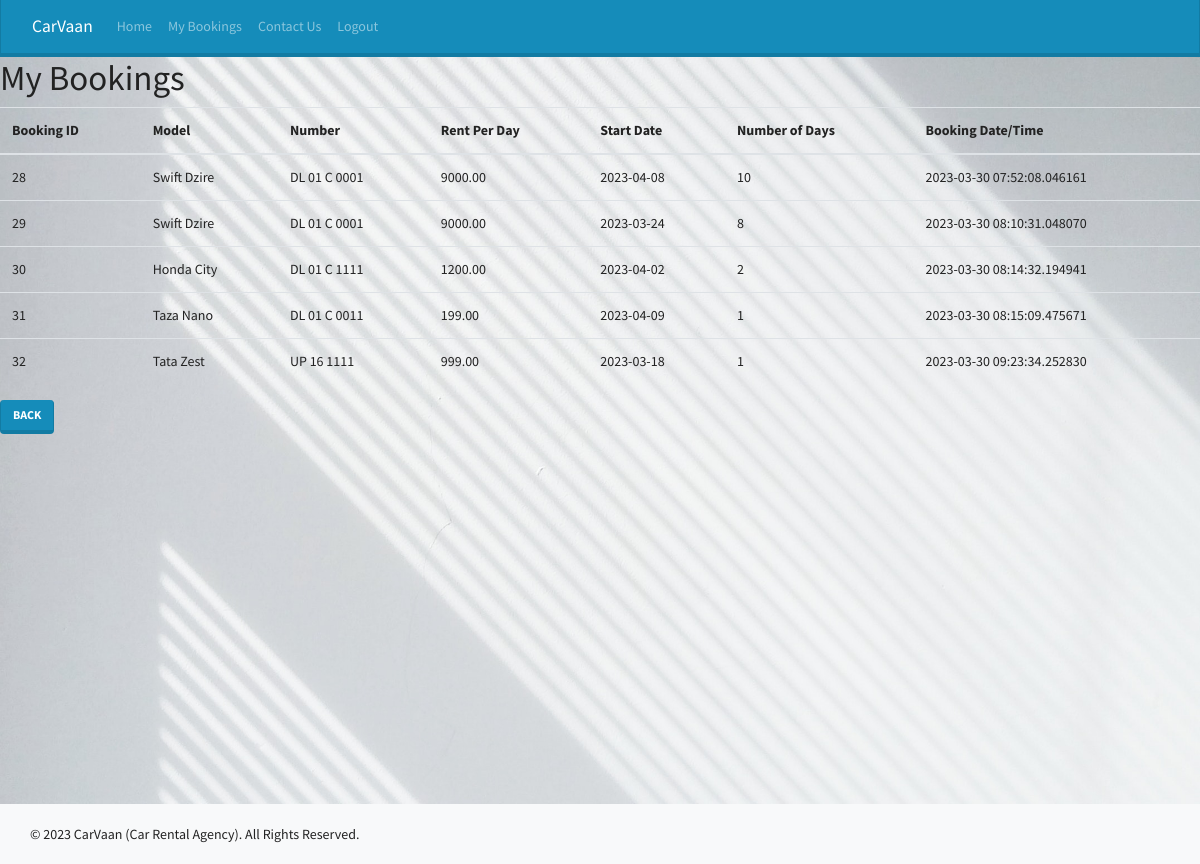
Screenshot of /client/my_bookings.php (signed in) with the database file from the repository.
### tables this page shows
CREATE TABLE `booked_cars` (
  `booking_id` int(11) NOT NULL,
  `car_id` int(11) NOT NULL,
  `user_id` int(11) NOT NULL,
  `agency_id` int(11) NOT NULL,
  `start_date` date NOT NULL,
  `num_days` int(11) NOT NULL,
  `booking_time` timestamp(6) NOT NULL DEFAULT current_timestamp(6)
);

CREATE TABLE `cars` (
  `car_id` int(11) NOT NULL,
  `model` varchar(255) NOT NULL,
  `car_number` varchar(20) NOT NULL,
  `seating_capacity` int(11) NOT NULL,
  `rent_per_day` decimal(10,2) NOT NULL,
  `agency_id` int(11) NOT NULL,
  `status` tinyint(1) NOT NULL DEFAULT 1,
  `photo` varchar(255) NOT NULL DEFAULT 'C:\\xampp\\htdocs\\Car-Rental\\img\\'
);

### client/my_bookings.php (the view, shortened to what this page needs)
<?php
include '../inc/db.php';
require_once('header.php');
$user_id = $_SESSION['user_id'];
$sql = "SELECT booked_cars.booking_id,booked_cars.booking_time,cars.model, cars.car_number, cars.rent_per_day, booked_cars.start_date, booked_cars.num_days
        FROM booked_cars
        INNER JOIN cars ON booked_cars.car_id = cars.car_id
        WHERE booked_cars.user_id = $user_id";
$result = mysqli_query($conn, $sql);
?>
<!DOCTYPE html>
<html>
<head>
    <link rel="stylesheet" href="https://cdn.jsdelivr.net/npm/bootswatch@4.5.2/dist/lumen/bootstrap.min.css">
</head>
<body>
    <h1>My Bookings</h1>
    <?php if (mysqli_num_rows($result) == 0): ?>
        <p>You have not made any bookings yet.</p>
    <?php else: ?>
        <table class="table">
            <thead>
                <tr>
                    <th>Booking ID</th>
                    <th>Model</th>
                    <th>Number</th>
                    <th>Rent Per Day</th>
                    <th>Start Date</th>
                    <th>Number of Days</th>
                    <th>Booking Date/Time</th>
                </tr>
            </thead>
            <tbody>
                <?php while ($row = mysqli_fetch_assoc($result)): ?>
                    <tr>
                        <td><?php echo $row['booking_id']; ?></td>
                        <td><?php echo $row['model']; ?></td>
                        <td><?php echo $row['car_number']; ?></td>
                        <td><?php echo $row['rent_per_day']; ?></td>
                        <td><?php echo $row['start_date']; ?></td>
                        <td><?php echo $row['num_days']; ?></td>
                        <td><?php echo $row['booking_time']; ?></td>
                    </tr>
                <?php endwhile; ?>
            </tbody>
        </table>
    <?php endif; ?>
    <?php if (mysqli_num_rows($result) > 0): ?>
    <a href="user_dashboard.php" class="btn btn-primary">Back</a>
<?php endif; ?>
</body>
</html>
<?php require_once("../inc/footer.php"); ?>

### client/my_bookings.php (style rules this page uses)
body { background-image: url('../img/picture.jpg'); background-size: cover; background-position: center; }

### inc/footer.php (style rules this page uses)
html { position: relative; min-height: 100%; }
body { margin-bottom: 60px; }

### rows the page displays
booked_cars: booking_id "28", car.model "Swift Dzire", car.car_number "DL 01 C 0001", car.rent_per_day "9000.00", start_date "2023-04-08", num_days "10", booking_time "2023-03-30 07:52:08.046161"
booked_cars: booking_id "29", car.model "Swift Dzire", car.car_number "DL 01 C 0001", car.rent_per_day "9000.00", start_date "2023-03-24", num_days "8", booking_time "2023-03-30 08:10:31.048070"
booked_cars: booking_id "30", car.model "Honda City", car.car_number "DL 01 C 1111", car.rent_per_day "1200.00", start_date "2023-04-02", num_days "2", booking_time "2023-03-30 08:14:32.194941"
booked_cars: booking_id "31", car.model "Taza Nano", car.car_number "DL 01 C 0011", car.rent_per_day "199.00", start_date "2023-04-09", num_days "1", booking_time "2023-03-30 08:15:09.475671"
booked_cars: booking_id "32", car.model "Tata Zest", car.car_number "UP 16 1111", car.rent_per_day "999.00", start_date "2023-03-18", num_days "1", booking_time "2023-03-30 09:23:34.252830"
